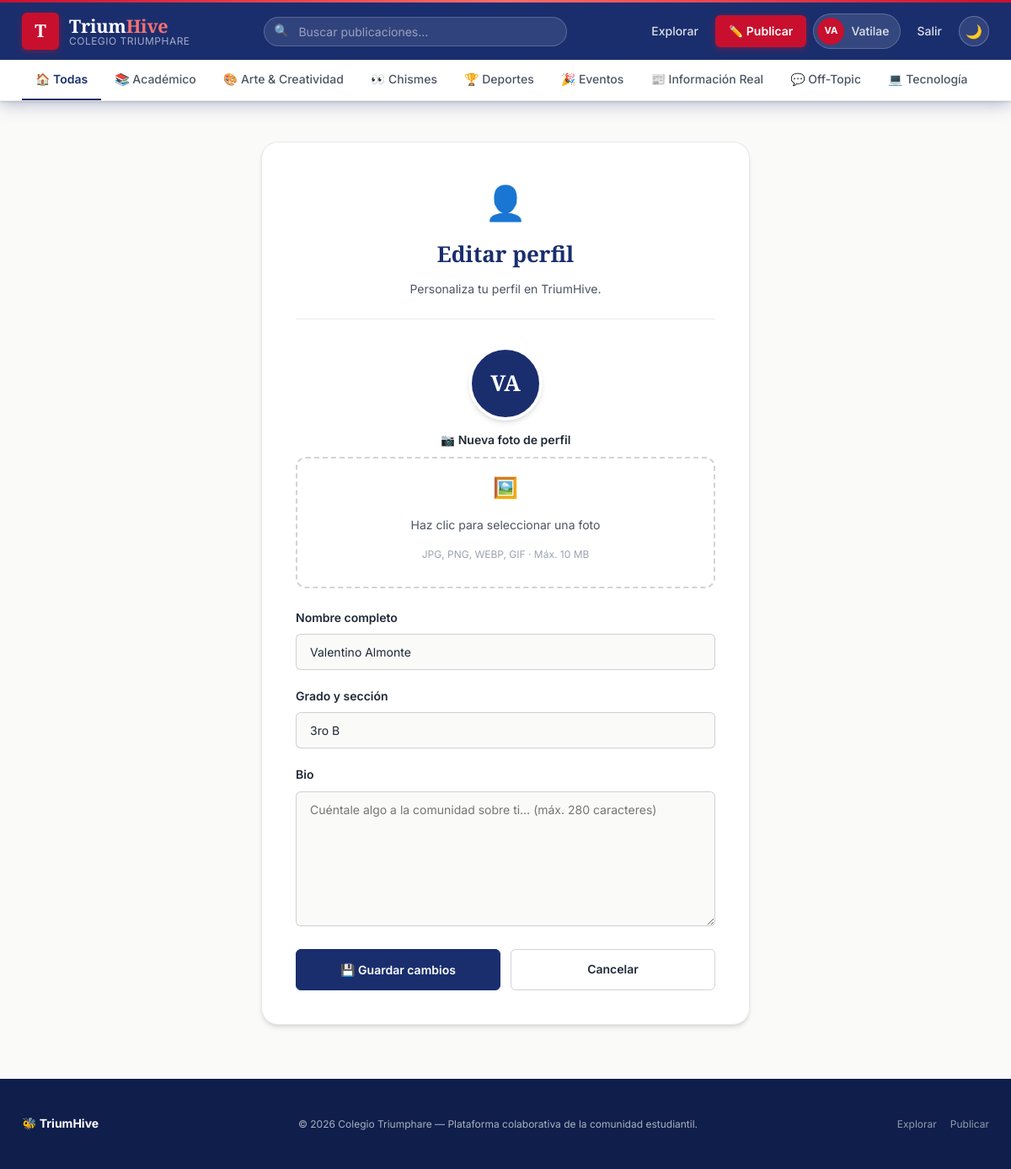
/perfil/Vatilae/editar (signed in), run on the app's committed database.
### models.py (models this page shows, shortened)
class User(UserMixin, db.Model):
    __tablename__ = "usuarios"
    id = db.Column(db.Integer, primary_key=True)
    username = db.Column(db.String(30), unique=True, nullable=False, index=True)
    email = db.Column(db.String(120), unique=True, nullable=False, index=True)
    password_hash = db.Column(db.String(255), nullable=False)
    nombre_completo = db.Column(db.String(120), nullable=True)
    grado_seccion = db.Column(db.String(40), nullable=True)
    bio = db.Column(db.String(280), nullable=True)
    avatar_color = db.Column(db.String(7), default="#1A2E6E")
    avatar_filename = db.Column(db.String(255), nullable=True)  # foto de perfil personalizada
    prestige_points = db.Column(db.Integer, default=0, nullable=False)
    fecha_registro = db.Column(db.DateTime, default=ahora_utc)
    es_admin = db.Column(db.Boolean, default=False)
    posts = db.relationship("Post", backref="autor", lazy="dynamic", cascade="all, delete-orphan")
    comentarios = db.relationship("Comment", backref="autor", lazy="dynamic", cascade="all, delete-orphan")
    likes = db.relationship("Like", backref="usuario", lazy="dynamic", cascade="all, delete-orphan")
    @property
    def tiene_avatar(self):
        return bool(self.avatar_filename)
    @property
    def iniciales(self):
        base = self.nombre_completo or self.username
        partes = base.strip().split()
        if len(partes) >= 2:
            return (partes[0][0] + partes[1][0]).upper()
        return base[:2].upper()

class Category(db.Model):
    __tablename__ = "categorias"
    id = db.Column(db.Integer, primary_key=True)
    nombre = db.Column(db.String(50), unique=True, nullable=False)
    slug = db.Column(db.String(50), unique=True, nullable=False)
    icono = db.Column(db.String(10), default="📌")
    color = db.Column(db.String(7), default="#1A2E6E")
    descripcion = db.Column(db.String(160), nullable=True)
    posts = db.relationship("Post", backref="categoria", lazy="dynamic")

### app.py (the view, shortened to what this page needs)
    @app.route("/perfil/<username>/editar", methods=["GET", "POST"])
    @login_required
    def editar_perfil(username):
        if current_user.username != username and not current_user.es_admin:
            abort(403)
        usuario = User.query.filter_by(username=username).first_or_404()
        form = EditarPerfilForm(obj=usuario)
        return render_template("editar_perfil.html", form=form, usuario=usuario)

### forms.py
class EditarPerfilForm(FlaskForm):
    nombre_completo = StringField("Nombre completo", validators=[Optional(), Length(max=120)])
    grado_seccion = StringField("Grado y sección", validators=[Optional(), Length(max=40)])
    bio = TextAreaField("Bio", validators=[Optional(), Length(max=280)])
    avatar = FileField(
        "Foto de perfil",
        validators=[
            Optional(),
            FileAllowed(["jpg", "jpeg", "png", "webp", "gif"], "Solo imágenes (JPG, PNG, WEBP, GIF).")
        ]
    )
    eliminar_avatar = BooleanField("Eliminar foto de perfil actual")

### models.py (called while the page is built)
@login_manager.user_loader
def load_user(user_id):
    return db.session.get(User, int(user_id))

### templates/editar_perfil.html (shortened to what this page needs)
{% extends "base.html" %}
{% block contenido %}
<div class="tarjeta-formulario">
  <div class="tarjeta-formulario__cabecera">
    <span class="icono-formulario">👤</span>
    <h1>Editar perfil</h1>
    <p class="subtitulo">Personaliza tu perfil en TriumHive.</p>
  </div>
  <form method="POST" action="{{ url_for('editar_perfil', username=usuario.username) }}"
        enctype="multipart/form-data" novalidate>
    <div class="campo-formulario" style="text-align:center; margin-bottom:var(--s6)">
      <span class="avatar-grande" style="margin: 0 auto var(--s3)">
        {% if usuario.tiene_avatar %}
          <img src="{{ url_for('uploaded_avatar', filename=usuario.avatar_filename) }}"
               alt="Foto actual">
        {% else %}
          {{ usuario.iniciales }}
        {% endif %}
      </span>
      <label style="justify-content:center">📷 Nueva foto de perfil</label>
      <div class="zona-upload" id="zona-avatar" style="padding:var(--s4)">
        <span class="zona-upload__icono" style="font-size:1.5rem">🖼️</span>
        <p class="zona-upload__texto">Haz clic para seleccionar una foto</p>
        <p class="zona-upload__subtext">JPG, PNG, WEBP, GIF · Máx. 10 MB</p>
      </div>
    </div>
    <div class="campo-formulario">
      {{ form.nombre_completo.label }}
      {{ form.nombre_completo(placeholder="Tu nombre completo", value=usuario.nombre_completo or '') }}
    </div>
    <div class="campo-formulario">
      {{ form.grado_seccion.label }}
      {{ form.grado_seccion(placeholder="Ej: 5to Año – Sección B", value=usuario.grado_seccion or '') }}
    </div>
    <div class="campo-formulario">
      {{ form.bio.label }}
      {{ form.bio(placeholder="Cuéntale algo a la comunidad sobre ti… (máx. 280 caracteres)") }}
    </div>
    <div style="display:flex; gap:var(--s3); flex-wrap:wrap">
      <button type="submit" class="boton boton-primario" style="flex:1">💾 Guardar cambios</button>
      <a href="{{ url_for('perfil', username=usuario.username) }}"
         class="boton boton-fantasma" style="flex:1">Cancelar</a>
    </div>
  </form>
</div>
{% endblock %}

### templates/base.html (shortened to what this page needs)
<!DOCTYPE html>
<html lang="es">
<head>
  <link rel="stylesheet" href="{{ url_for('static', filename='css/themes.css') }}">
  <link rel="stylesheet" href="{{ url_for('static', filename='css/style.css') }}">
</head>
<body>
  <header class="masthead">
    <div class="contenedor">
      <div class="masthead__barra">
        <a href="{{ url_for('index') }}" class="marca" aria-label="TriumHive inicio">
          <span class="marca__escudo" aria-hidden="true">T</span>
          <span class="marca__texto">
            <span class="marca__nombre">Trium<span>Hive</span></span>
            <span class="marca__subtitulo">{{ nombre_institucion }}</span>
          </span>
        </a>
        <div class="buscador" role="search">
          <input type="text" id="input-busqueda"
                 placeholder="Buscar publicaciones…"
                 autocomplete="off"
                 aria-label="Buscar publicaciones">
        </div>
        <nav class="masthead__nav" aria-label="Navegación principal">
          <a class="enlace-nav" href="{{ url_for('explorar') }}">Explorar</a>
          {% if current_user.is_authenticated %}
            <a class="enlace-nav boton-publicar-nav" href="{{ url_for('crear_post') }}">
              ✏️ Publicar
            </a>
            <a class="enlace-nav usuario-chip" href="{{ url_for('perfil', username=current_user.username) }}">
              <span class="avatar-inicial">
                {% if current_user.tiene_avatar %}
                  <img src="{{ url_for('uploaded_avatar', filename=current_user.avatar_filename) }}"
                       alt="{{ current_user.iniciales }}">
                {% else %}
                  {{ current_user.iniciales }}
                {% endif %}
              </span>
              <span>{{ current_user.username }}</span>
            </a>
            <a class="enlace-nav" href="{{ url_for('logout') }}" title="Cerrar sesión">Salir</a>
          {% else %}
            <a class="enlace-nav" href="{{ url_for('login') }}">Iniciar sesión</a>
            <a class="enlace-nav boton-publicar-nav" href="{{ url_for('registro') }}">Registrarme</a>
          {% endif %}
          <button type="button" id="boton-tema" class="boton-tema"
                  title="Cambiar tema" aria-label="Cambiar entre modo claro y oscuro">🌙</button>
        </nav>
      </div>
    </div>
    <div class="barra-categorias">
      <div class="contenedor">
        <div class="pestanas-categoria" role="tablist" aria-label="Categorías">
          <a href="{{ url_for('explorar') }}"
             role="tab"
             class="pestana {% if not request.args.get('categoria') or request.args.get('categoria') == 'todas' %}activa{% endif %}"
             style="--pestana-color: var(--azul-800)">
            🏠 Todas
          </a>
          {% for cat in categorias_nav %}
            <a href="{{ url_for('explorar', categoria=cat.slug) }}"
               role="tab"
               class="pestana {% if request.args.get('categoria') == cat.slug %}activa{% endif %}"
               style="--pestana-color: {{ cat.color }}">
              {{ cat.icono }} {{ cat.nombre }}
            </a>
          {% endfor %}
        </div>
      </div>
    </div>
  </header>
  <div class="contenedor alertas" role="alert" aria-live="polite">
  </div>
  <main class="principal">
    <div class="contenedor">
      {% block contenido %}{% endblock %}
    </div>
  </main>
  <footer class="pie-pagina">
    <div class="contenedor">
      <div class="pie-pagina__contenido">
        <div class="pie-pagina__marca">
          <span>🐝 TriumHive</span>
        </div>
        <p class="pie-pagina__texto">
          © {{ anio_actual }} {{ nombre_institucion }} — Plataforma colaborativa de la comunidad estudiantil.
        </p>
        <div style="display:flex; gap:1rem; font-size:0.75rem;">
          <a href="{{ url_for('explorar') }}" style="color:rgba(255,255,255,0.55)">Explorar</a>
          {% if current_user.is_authenticated %}
            <a href="{{ url_for('crear_post') }}" style="color:rgba(255,255,255,0.55)">Publicar</a>
          {% endif %}
        </div>
      </div>
    </div>
  </footer>
</body>
</html>

### static/css/themes.css (style rules this page uses)
*, *::before, *::after { box-sizing: border-box; }
html { scroll-behavior: smooth; }
:root { --azul-900: #0f1e4a; --azul-800: #1A2E6E; --azul-700: #1e3a8a; --azul-600: #2563EB; --azul-100: #dbeafe; --rojo-700: #991b1b; --rojo-600: #C8102E; --rojo-400: #f87171; --blanco: #ffffff; --crema-50: #fafaf9; --crema-100:#f5f5f0; --dorado-500: #F59E0B; --dorado-600: #D97706; --verde-600: #16A34A; --morado-600:#7C3AED; --grafito-800:#1f2937; --grafito-600:#4b5563; --grafito-400:#9ca3af; --error: #dc2626; --fuente-display: "Playfair Display", Georgia, "Times New Roman", serif; --fuente-cuerpo: "Inter", "Segoe UI", system-ui, -apple-system, sans-serif; --tam-xs: 0.75rem; --tam-sm: 0.875rem; --tam-base: 1rem; --tam-md: 1.0625rem; --tam-lg: 1.25rem; --tam-xl: 1.625rem; --tam-2xl: 2.25rem; --tam-3xl: 3rem; --s1: 0.25rem; --s2: 0.5rem; --s3: 0.75rem; --s4: 1rem; --s5: 1.25rem; --s6: 1.5rem; --s8: 2rem; --s10: 2.5rem; --s12: 3rem; --s16: 4rem; --espacio-1: var(--s1); --espacio-2: var(--s2); --espacio-3: var(--s3); --espacio-4: var(--s4); --espacio-6: var(--s6); --espacio-8: var(--s8); --espacio-12: var(--s12); --radio-sm: 6px; --radio-md: 12px; --radio-lg: 20px; --radio-pill: 999px; --borde-acento: 4px; --radio-sutil: var(--radio-sm); --radio-medio: var(--radio-md); --borde-ancho-acento: var(--borde-acento); --sombra-sm: 0 1px 3px 0 rgba(0,0,0,0.10), 0 1px 2px -1px rgba(0,0,0,0.10); --sombra-md: 0 4px 6px -1px rgba(0,0,0,0.10), 0 2px 4px -2px rgba(0,0,0,0.10); --sombra-lg: 0 10px 25px -5px rgba(0,0,0,0.15), 0 8px 10px -6px rgba(0,0,0,0.10); --sombra-flotante: var(--sombra-lg); --transicion-rapida: 150ms ease; --transicion-media: 260ms cubic-bezier(0.4, 0, 0.2, 1); --color-fondo: var(--crema-50); --color-fondo-elevado: var(--blanco); --color-superficie: var(--crema-100); --color-texto: var(--grafito-800); --color-texto-suave: var(--grafito-600); --color-marca: var(--azul-800); --color-marca-suave: var(--azul-600); --color-acento: var(--rojo-600); --color-acento-texto: var(--blanco); --color-positivo: var(--verde-600); --color-borde: rgba(31, 41, 55, 0.10); --color-borde-fuerte: rgba(31, 41, 55, 0.20); --color-header-texto: var(--blanco); --color-header-fondo: var(--azul-800); --rojo-señal: var(--error); --dorado-500: #F59E0B; --dorado-600: #D97706; --tinta-900: var(--azul-900); --tinta-500: var(--azul-700); --bosque-500: var(--verde-600); }

### data on the page
User: iniciales "VA", username "Vatilae", nombre_completo "Valentino Almonte", grado_seccion "3ro B"
Category: icono "📚", nombre "Académico"
Category: icono "🎨", nombre "Arte & Creatividad"
Category: icono "👀", nombre "Chismes"
Category: icono "🏆", nombre "Deportes"
Category: icono "🎉", nombre "Eventos"
Category: icono "📰", nombre "Información Real"
Category: icono "💬", nombre "Off-Topic"
Category: icono "💻", nombre "Tecnología"

### other printed values
{{ nombre_institucion }} "COLEGIO TRIUMPHARE"
{{ nombre_institucion }} "Colegio Triumphare"
